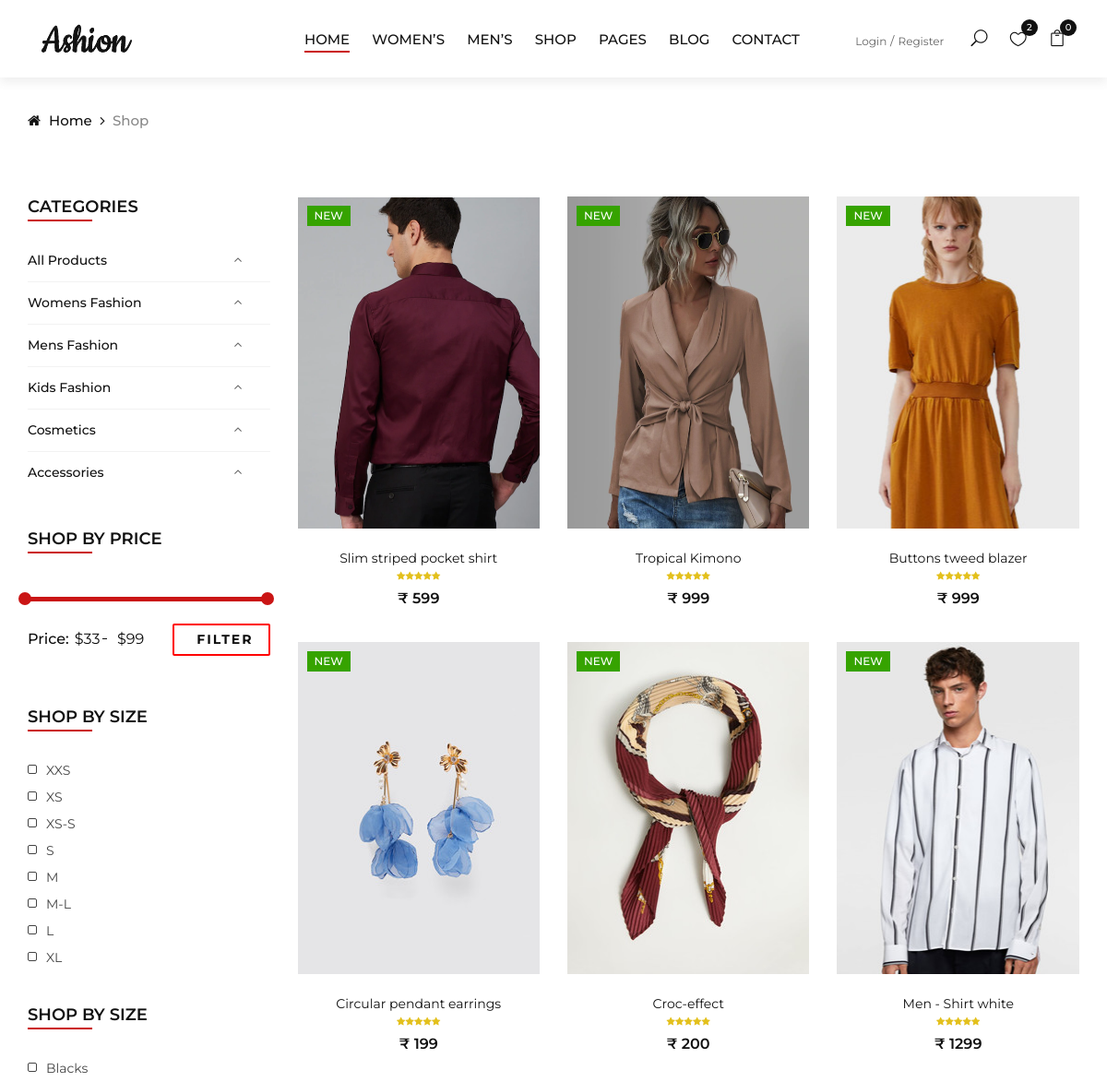
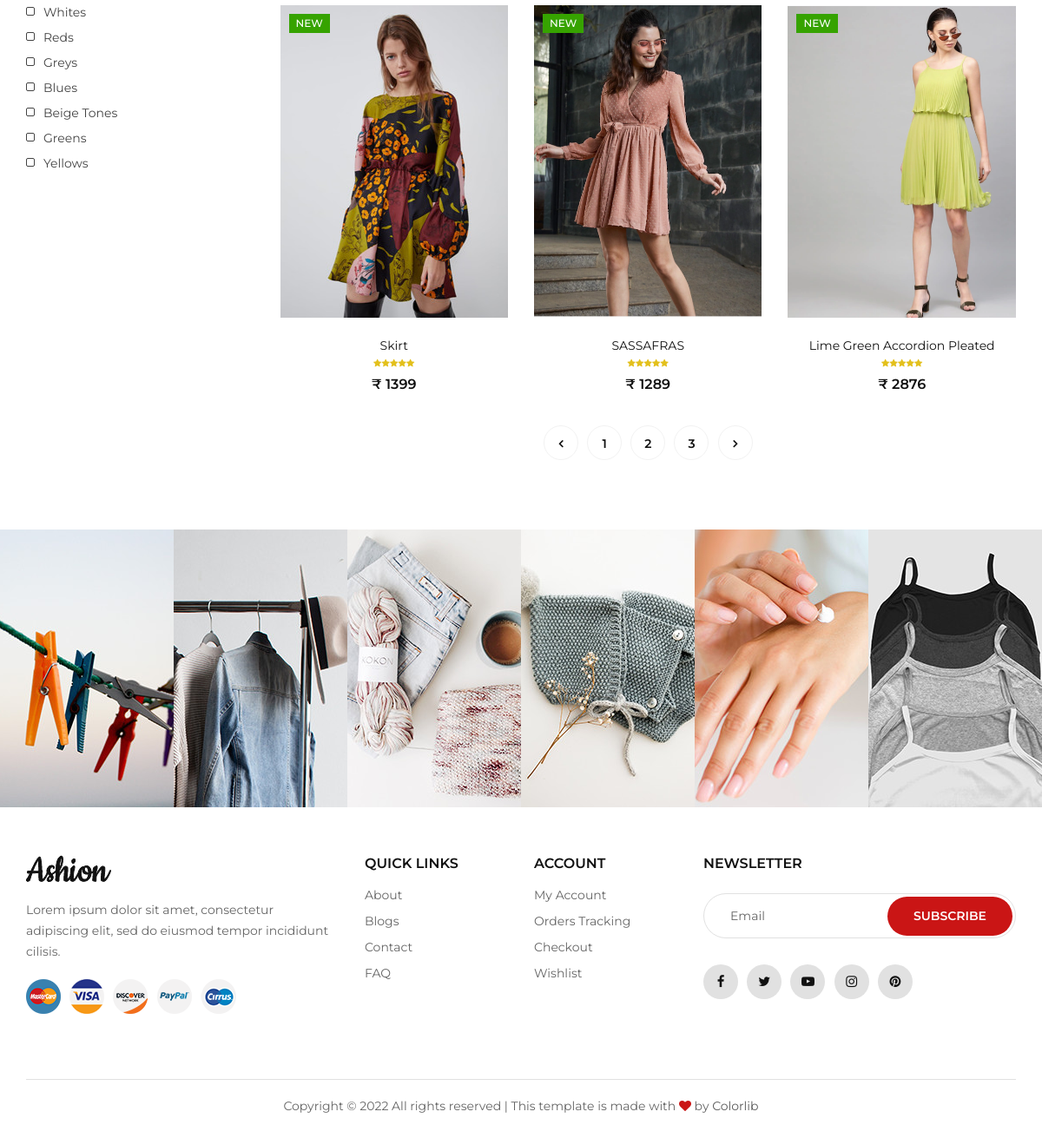
/store/, run on the app's committed database (2 pictures, top to bottom).
### category/models.py (models this page shows, shortened)
class Category(models.Model):
    category_name = models.CharField(max_length=250, unique=True)
    slug = models.SlugField(max_length=250, unique=True)
    description = models.TextField(max_length=300, blank=True)
    cat_image = models.ImageField(upload_to='photos/category',blank=True)
    class Meta:
        verbose_name = 'category'
        verbose_name_plural = 'categories'
    def get_url(self):
        return reverse('products_by_category', args=[self.slug])

### store/models.py (models this page shows, shortened)
class Product(models.Model):
    product_name = models.CharField(max_length=255, unique=True)
    slug = models.SlugField(max_length=255, unique=True)
    description = models.TextField(max_length=500, blank=True)
    price = models.IntegerField()
    stock = models.IntegerField()
    images = models.ImageField(upload_to='photos/products')
    cropping = ImageRatioField('images', '512x512')
    image_1 = models.ImageField(upload_to='photos/products',blank=True)
    image_2 = models.ImageField(upload_to='photos/products',blank=True)
    image_3 = models.ImageField(upload_to='photos/products',blank=True)
    image_4 = models.ImageField(upload_to='photos/products',blank=True)
    is_available = models.BooleanField(default=True)
    category = models.ForeignKey(Category, on_delete=models.CASCADE)
    created_date = models.DateTimeField(auto_now_add=True)
    modified_date = models.DateTimeField(auto_now=True)
    def get_url(self):
        return reverse('product_detail',args=[self.category.slug, self.slug])

### store/views.py (the view)
# urls.py: path('store/',include('store.urls')),
def store(request, category_slug=None):
    categories = None
    products = None
    if category_slug != None:
        categories = get_object_or_404(Category, slug = category_slug)
        products = Product.objects.filter(category=categories, is_available=True)
        paginator = Paginator(products, 6)
        page = request.GET.get('page')
        pageed_products = paginator.get_page(page)
    else:
        products = Product.objects.filter(is_available=True)
        paginator = Paginator(products, 9)
        page = request.GET.get('page')
        pageed_products = paginator.get_page(page)
    context ={
        'product' : pageed_products,
    }
    return render(request, 'store.html', context)

### carts/context_processors.py (called while the page is built)
def counter(request):
    cart_count = 0
    if 'admin' in request.path:
        return{}
    else :
        try:
            cart = Cart.objects.filter(cart_id = _cart_id(request))
            if request.user.is_authenticated:
                cart_items = CartItem.objects.all().filter(user=request.user)
            else :
                cart_items = CartItem.objects.all().filter(cart=cart[:1])
            for cart_item in cart_items:
                cart_count += cart_item.quantity
        except Cart.DoesNotExist:
            cart_count = 0
    return dict(cart_count=cart_count)

### carts/views.py (called while the page is built)
def _cart_id(request):
    cart = request.session.session_key
    if not cart :
        cart = request.session.create()
    return cart

### category/context_processors.py (called while the page is built)
def menu_links(request):
    links = Category.objects.all()
    return dict(links=links)

### templates/store.html (shortened to what this page needs)
{% extends 'base.html' %}
{% load static %}
{% block content %}
<div class="breadcrumb-option">
    <div class="container">
        <div class="row">
            <div class="col-lg-12">
                <div class="breadcrumb__links">
                    <a href="{% url 'home' %}"><i class="fa fa-home"></i> Home</a>
                    <span>Shop</span>
                </div>
            </div>
        </div>
    </div>
</div>
<section class="shop spad">
    <div class="container">
        <div class="row">
            <div class="col-lg-3 col-md-3">
                <div class="shop__sidebar">
                    <div class="sidebar__categories">
                        <div class="section-title">
                            <h4>Categories</h4>
                        </div>
                        <div class="categories__accordion">
                            <div class="accordion" id="accordionExample">
                                <div class="card">
                                <div class="card-heading active">
                                    <a  href="{% url 'store' %}">All Products</a>
                                </div>
                            </div>
                                {% for category in links %}
                                <div class="card">
                                    <div class="card-heading active">
                                        <a  href="{{ category.get_url }}">{{category.category_name}}</a>
                                    </div>
                                </div>
                                {% endfor %}
                            </div>
                        </div>
                    </div>
                    <div class="sidebar__filter">
                        <div class="section-title">
                            <h4>Shop by price</h4>
                        </div>
                        <div class="filter-range-wrap">
                            <div class="price-range ui-slider ui-corner-all ui-slider-horizontal ui-widget ui-widget-content"
                            data-min="33" data-max="99"></div>
                            <div class="range-slider">
                                <div class="price-input">
                                    <p>Price:</p>
                                    <input type="text" id="minamount">
                                    <input type="text" id="maxamount">
                                </div>
                            </div>
                        </div>
                        <a href="#">Filter</a>
                    </div>
                    <div class="sidebar__sizes">
                        <div class="section-title">
                            <h4>Shop by size</h4>
                        </div>
                        <div class="size__list">
                            <label for="xxs">
                                xxs
                                <span class="checkmark"></span>
                            </label>
                            <label for="xs">
                                xs
                                <span class="checkmark"></span>
                            </label>
                            <label for="xss">
                                xs-s
                                <span class="checkmark"></span>
                            </label>
                            <label for="s">
                                s
                                <span class="checkmark"></span>
                            </label>
                            <label for="m">
                                m
                                <span class="checkmark"></span>
                            </label>
                            <label for="ml">
                                m-l
                                <span class="checkmark"></span>
                            </label>
                            <label for="l">
                                l
                                <span class="checkmark"></span>
                            </label>
                            <label for="xl">
                                xl
                                <span class="checkmark"></span>
                            </label>
                        </div>
                    </div>
                    <div class="sidebar__color">
                        <div class="section-title">
                            <h4>Shop by size</h4>
                        </div>
                        <div class="size__list color__list">
                            <label for="black">
                                Blacks
                                <span class="checkmark"></span>
                            </label>
                            <label for="whites">
                                Whites
                                <span class="checkmark"></span>
                            </label>
                            <label for="reds">
                                Reds
                                <span class="checkmark"></span>
                            </label>
                            <label for="greys">
                                Greys
                                <span class="checkmark"></span>
                            </label>
                            <label for="blues">
                                Blues
                                <span class="checkmark"></span>
                            </label>
                            <label for="beige">
                                Beige Tones
                                <span class="checkmark"></span>
                            </label>
                            <label for="greens">
                                Greens
                                <span class="checkmark"></span>
                            </label>
                            <label for="yellows">
                                Yellows
                                <span class="checkmark"></span>
                            </label>
                        </div>
                    </div>
                </div>
            </div>
            <div class="col-lg-9 col-md-9">
                <div class="row">
                    {% for product in product %}
                    <div class="col-lg-4 col-md-6">
                        <div class="product__item">
                            <div class="product__item__pic set-bg" data-setbg="{{ product.images.url }}">
                                <div class="label new">New</div>
                                <ul class="product__hover">
                                </ul>
                            </div>
                            <div class="product__item__text">
                                <h6><a href="{{ product.get_url }}">{{product.product_name}}</a></h6>
                                <div class="rating">
                                    <i class="fa fa-star"></i>
                                    <i class="fa fa-star"></i>
                                    <i class="fa fa-star"></i>
                                    <i class="fa fa-star"></i>
                                    <i class="fa fa-star"></i>
                                </div>
                                <div class="product__price">₹ {{product.price}}</div>
                            </div>
                        </div>
                    </div>
                    {% endfor %}
                    <div class="col-lg-12 text-center">
                        {% if product.has_other_pages %}
                        <div class="pagination__option">
                            {% if product.has_previous %}
                            <a href="?page={{product.previous_page_number}}"><i class="fa fa-angle-left"></i></a>
                            {% else %}
                            <a href="#"><i class="fa fa-angle-left"></i></a>
                            {% endif %}
                            {% for i in product.paginator.page_range %}
                            {% if product.number == i %}
                            <a href="#">{{i}}</a>
                            {% else %}<a href="?page={{i}}">{{i}}</a>
                            {% endif %}
                            {% endfor %}
                            {% if product.has_next %}
                            <a href="?page={{product.next_page_number}}"><i class="fa fa-angle-right"></i></a>
                            {% else %}
                            <a href="#"><i class="fa fa-angle-right"></i></a>
                            {% endif %}
                        </div>
                        {% endif %}
                    </div>
                </div>
            </div>
        </div>
    </div>
</section>
<div class="instagram">
    <div class="container-fluid">
        <div class="row">
            <div class="col-lg-2 col-md-4 col-sm-4 p-0">
                <div class="instagram__item set-bg" data-setbg="{% static 'img/instagram/insta-1.jpg' %}">
                </div>
            </div>
            <div class="col-lg-2 col-md-4 col-sm-4 p-0">
                <div class="instagram__item set-bg" data-setbg="{% static 'img/instagram/insta-2.jpg' %}">
                </div>
            </div>
            <div class="col-lg-2 col-md-4 col-sm-4 p-0">
                <div class="instagram__item set-bg" data-setbg="{% static 'img/instagram/insta-3.jpg' %}">
                </div>
            </div>
            <div class="col-lg-2 col-md-4 col-sm-4 p-0">
                <div class="instagram__item set-bg" data-setbg="{% static 'img/instagram/insta-4.jpg' %}">
                </div>
            </div>
            <div class="col-lg-2 col-md-4 col-sm-4 p-0">
                <div class="instagram__item set-bg" data-setbg="{% static 'img/instagram/insta-5.jpg' %}">
                </div>
            </div>
            <div class="col-lg-2 col-md-4 col-sm-4 p-0">
                <div class="instagram__item set-bg" data-setbg="{% static 'img/instagram/insta-6.jpg' %}">
                </div>
            </div>
        </div>
    </div>
</div>
{% endblock content %}

### data on the page
Category: category_name "Womens Fashion"
Category: category_name "Mens Fashion"
Category: category_name "Kids Fashion"
Category: category_name "Cosmetics"
Category: category_name "Accessories"
Product: shows a picture, product_name "Slim striped pocket shirt", price "599"
Product: shows a picture, product_name "Tropical Kimono", price "999"
Product: shows a picture, product_name "Buttons tweed blazer", price "999"
Product: shows a picture, product_name "Circular pendant earrings", price "199"
Product: shows a picture, product_name "Croc-effect", price "200"
Product: shows a picture, product_name "Men - Shirt white", price "1299"
Product: shows a picture, product_name "Skirt", price "1399"
Product: shows a picture, product_name "SASSAFRAS", price "1289"
Product: shows a picture, product_name "Lime Green Accordion Pleated", price "2876"

### other printed values
{{ cart_count }} "0"
{{ i }} "1"
{{ i }} "2" "3"
